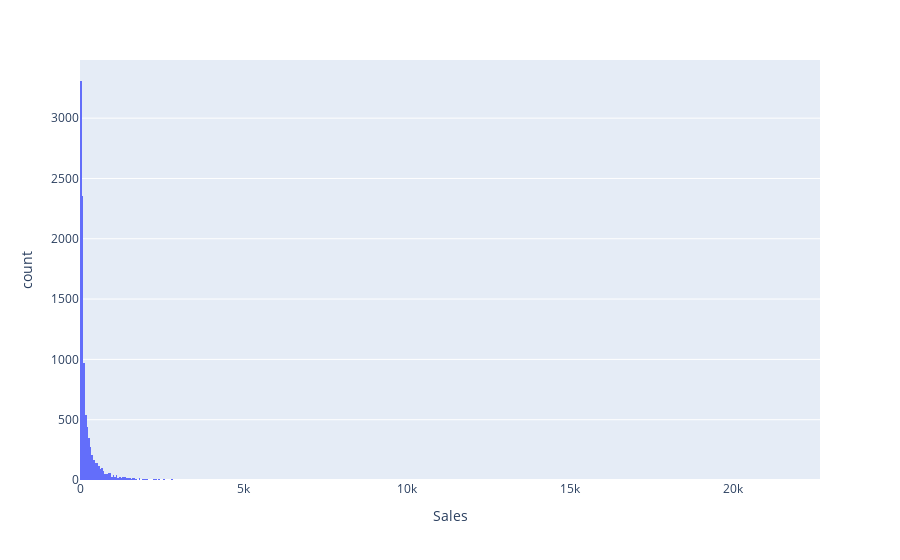

Notebook code for this chart:
### Code cell
# We draw a histogram (simple), on the y axis is the number of cases that have a certain amount of sales (x axis)
fig = px.histogram(ig, x="Sales")
fig.show()

### Figure 1 — Plotly figure (JSON) as saved in the notebook; plotly's stock layout.template omitted (floating-point values rounded to 4 significant figures; data arrays with more than 128 entries replaced by an {"elided": "..."} marker saying what was removed)
{"data": [{"alignmentgroup": "True", "bingroup": "x", "hovertemplate": "Sales=%{x}<br>count=%{y}<extra></extra>", "legendgroup": "", "marker": {"color": "#636efa", "pattern": {"shape": ""}}, "name": "", "offsetgroup": "", "orientation": "v", "showlegend": false, "type": "histogram", "x": {"elided": "9994 float values"}, "xaxis": "x", "yaxis": "y"}], "layout": {"barmode": "relative", "legend": {"tracegroupgap": 0}, "margin": {"t": 60}, "xaxis": {"anchor": "y", "domain": [0, 1], "title": {"text": "Sales"}}, "yaxis": {"anchor": "x", "domain": [0, 1], "title": {"text": "count"}}}}
